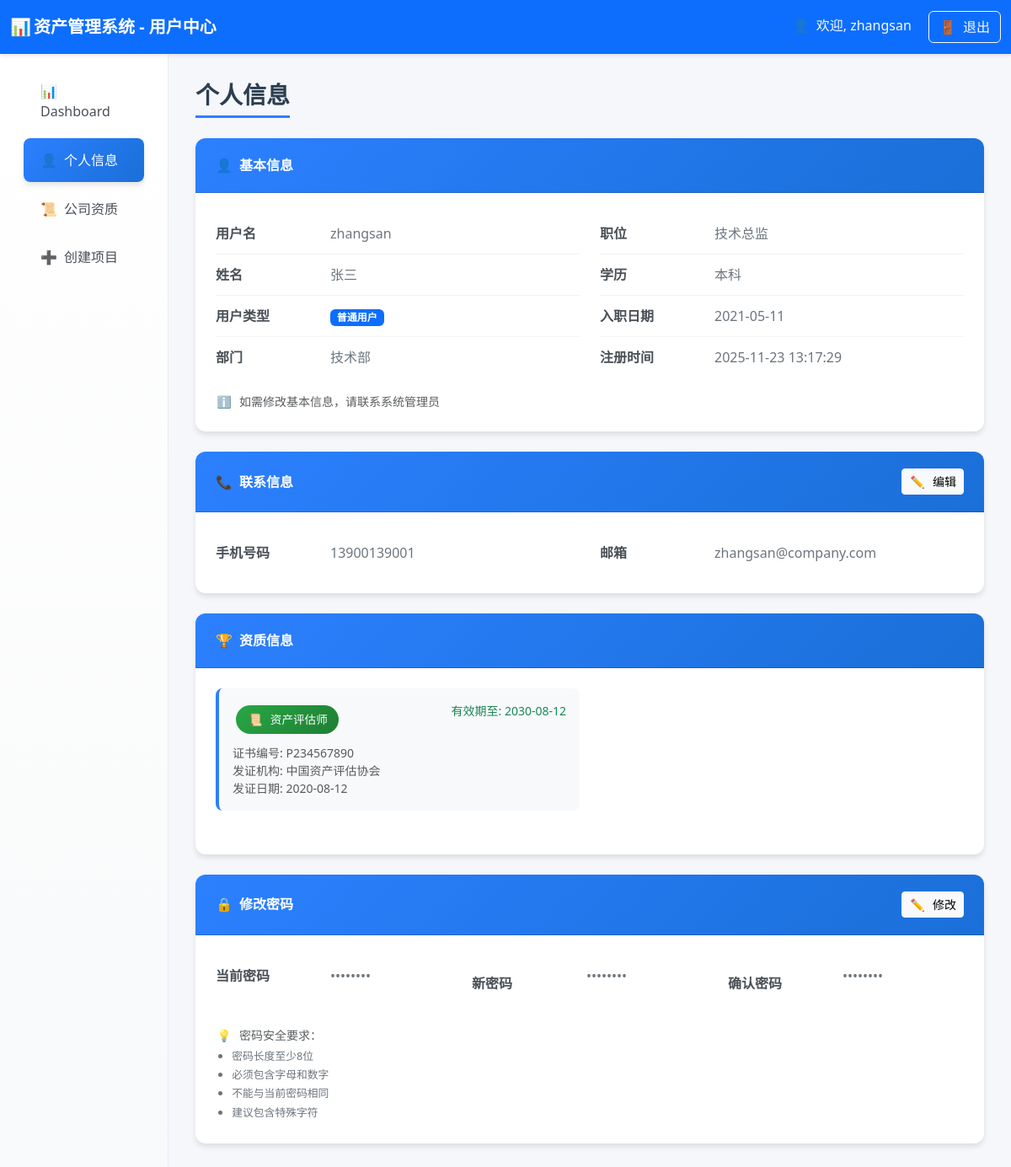
The app's page /user_profile (signed in), older data.
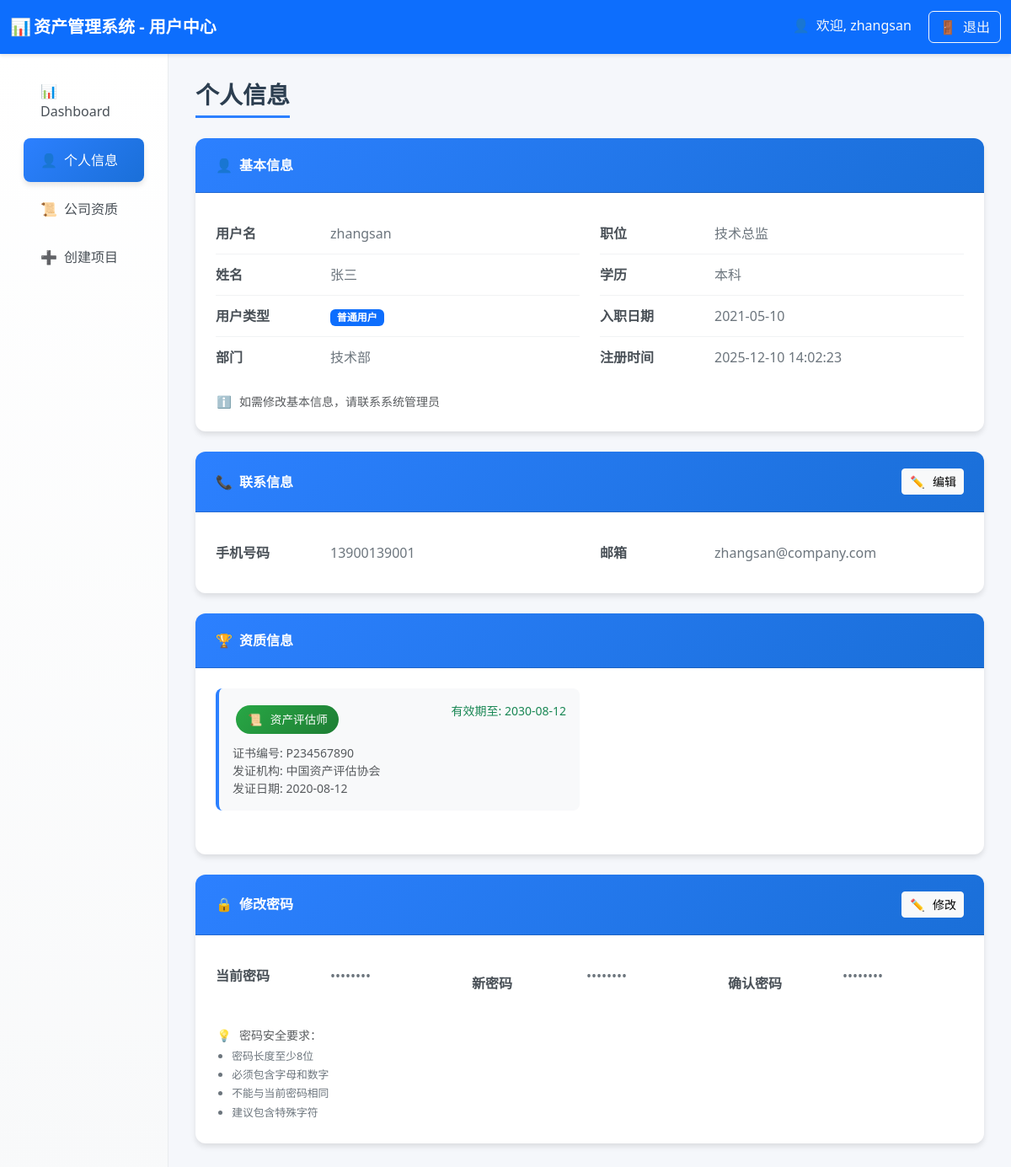
The same page, newer data.
### tables this page shows
CREATE TABLE users (
        id INTEGER PRIMARY KEY AUTOINCREMENT,
        username TEXT UNIQUE,
        realname TEXT,
        user_type TEXT,
        password TEXT,
        phone TEXT,
        email TEXT,
        hire_date TEXT,
        education TEXT,
        position TEXT,
        department TEXT,
        status TEXT DEFAULT 'active',  -- active-在职, inactive-离职
        create_time TEXT DEFAULT CURRENT_TIMESTAMP,
        update_time TEXT DEFAULT CURRENT_TIMESTAMP
    );

### routes/user_routes.py (the view)
@router.get("/user_profile", response_class=HTMLResponse)
async def user_profile(
    request: Request,
    user: dict = Depends(login_required),
    db: sqlite3.Connection = Depends(get_db)
):
    try:
        print(f"用户个人信息页面，用户名: {user['username']}")
        user_profile = await user_service.get_user_profile(user["username"], db)
        user_qualifications = await user_service.get_user_qualifications(user["username"], db)
        stats = await user_service.get_user_basic_stats(user, db)
        today = datetime.now().strftime("%Y-%m-%d")
        return templates.TemplateResponse("user_profile.html", {
            "request": request,
            "user": user,
            "user_profile": user_profile,
            "user_qualifications": user_qualifications,  # 添加资质信息
            "stats": stats,
            "today": today
        })
    except Exception as e:
        print(f"查询失败！！！错误: {str(e)}")
        import traceback
        print(f"完整错误: {traceback.format_exc()}")
        return templates.TemplateResponse("user_profile.html", {
            "request": request,
            "user": user,
            "user_profile": {},
            "user_qualifications": [],  # 空列表
            "stats": {},
            "today": today,
            "error": str(e)
        })

### templates/user_profile.html (shortened to what the changed rows need)
<!DOCTYPE html>
<html lang="zh-CN">
<head>
    <link href="https://cdn.jsdelivr.net/npm/bootstrap@5.3.2/dist/css/bootstrap.min.css" rel="stylesheet">
    <link rel="stylesheet"
        href="https://cdnjs.cloudflare.com/ajax/libs/bootstrap-icons/1.11.0/font/bootstrap-icons.min.css">
</head>
<body>
    <div class="container-fluid">
        <div class="row">
            <div class="col-md-9 col-lg-10 main-content">
                <div class="card profile-card">
                    <div class="card-body">
                        <div class="row">
                            <div class="col-md-6">
                                <div class="info-item">
                                    <span class="info-label">用户名</span>
                                    <span class="info-value">{{ user_profile.username }}</span>
                                </div>
                                <div class="info-item">
                                    <span class="info-label">姓名</span>
                                    <span class="info-value">{{ user_profile.realname or '未设置' }}</span>
                                </div>
                                <div class="info-item">
                                    <span class="info-label">部门</span>
                                    <span class="info-value">{{ user_profile.department or '未设置' }}</span>
                                </div>
                            </div>
                            <div class="col-md-6">
                                <div class="info-item">
                                    <span class="info-label">职位</span>
                                    <span class="info-value">{{ user_profile.position or '未设置' }}</span>
                                </div>
                                <div class="info-item">
                                    <span class="info-label">学历</span>
                                    <span class="info-value">{{ user_profile.education or '未设置' }}</span>
                                </div>
                                <div class="info-item">
                                    <span class="info-label">入职日期</span>
                                    <span class="info-value">{{ user_profile.hire_date or '未设置' }}</span>
                                </div>
                                <div class="info-item">
                                    <span class="info-label">注册时间</span>
                                    <span class="info-value">{{ user_profile.create_time or '未设置' }}</span>
                                </div>
                            </div>
                        </div>
                    </div>
                </div>
                <div class="card profile-card">
                    <div class="card-body">
                        <form id="contactInfoForm" method="post" action="/user_profile/update">
                            <div class="row">
                                <div class="col-md-6">
                                    <div class="info-item">
                                        <div class="info-value">
                                            <span id="phoneDisplay">{{ user_profile.phone or '未设置' }}</span>
                                        </div>
                                    </div>
                                </div>
                                <div class="col-md-6">
                                    <div class="info-item">
                                        <div class="info-value">
                                            <span id="emailDisplay">{{ user_profile.email or '未设置' }}</span>
                                        </div>
                                    </div>
                                </div>
                            </div>
                        </form>
                    </div>
                </div>
            </div>
        </div>
    </div>
</body>
</html>

Row changes from the older to the newer data that the page shows:
changed users "zhangsan": hire_date "2021-05-11" → "2021-05-10"
Text that changed along with them:
{{ user_profile.create_time or '未设置' }}: "2025-11-23 13:17:29" → "2025-12-10 14:02:23"
